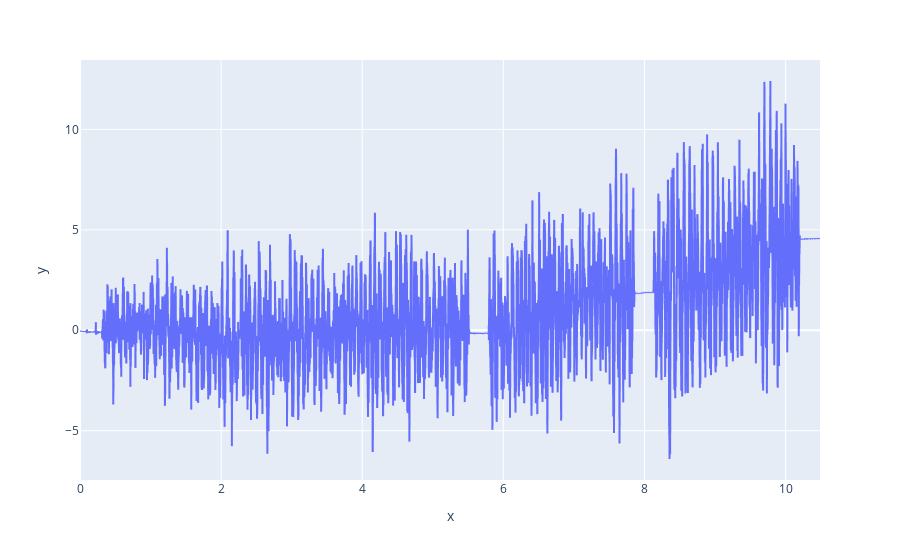

Notebook source saved alongside this figure:
### Code cell
import plotly.io as pio
import plotly.express as px

pio.renderers.default = "vscode"
# fig = px.line(x=["a", "b", "c"], y=[1, 3, 2])
# _time,(_theta_y_1 - _imu_df['ang_z']), alpha=0.3
fig = px.line(x=_time, y=(_theta_y_1 - _imu_df['ang_z']))
# fig.add_line(x=_time, y=filtered)
fig.show()

### Figure 1 — Plotly figure (JSON) as saved in the notebook; plotly's stock layout.template omitted (floating-point values rounded to 4 significant figures; data arrays with more than 128 entries replaced by an {"elided": "..."} marker saying what was removed)
{"data": [{"hovertemplate": "x=%{x}<br>y=%{y}<extra></extra>", "legendgroup": "", "line": {"color": "#636efa", "dash": "solid"}, "marker": {"symbol": "circle"}, "mode": "lines", "name": "", "showlegend": false, "type": "scattergl", "x": {"elided": "46488 float values"}, "xaxis": "x", "y": {"elided": "46488 float values"}, "yaxis": "y"}], "layout": {"legend": {"tracegroupgap": 0}, "margin": {"t": 60}, "xaxis": {"anchor": "y", "domain": [0, 1], "title": {"text": "x"}}, "yaxis": {"anchor": "x", "domain": [0, 1], "title": {"text": "y"}}}}
